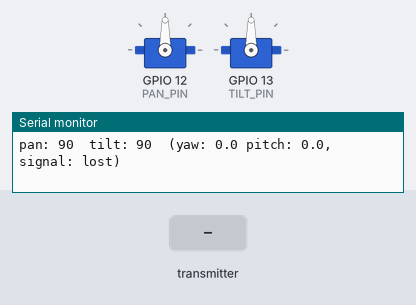
This program was run on a simulated ESP32. On the bench: 2 × servo, the last lines printed to the serial monitor. The inputs (shaded band) are chosen by the test bench.

Above: at 1.2 s.
1.3 s: the transmitter starts sending pitch = 50
At 2.8 s:
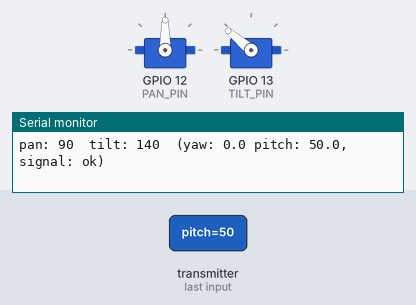
3.3 s: the transmitter starts sending yaw = 25
At 4.3 s:
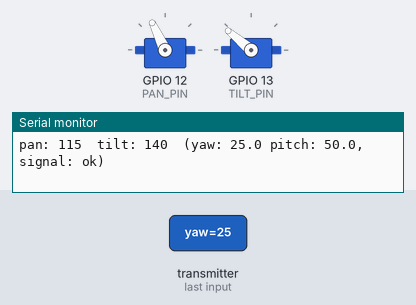
5.0 s: the transmitter starts sending pitch = 0
At 6.1 s:
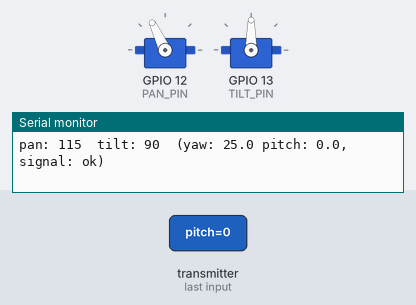
6.9 s: the transmitter starts sending yaw = 50
At 8.3 s:
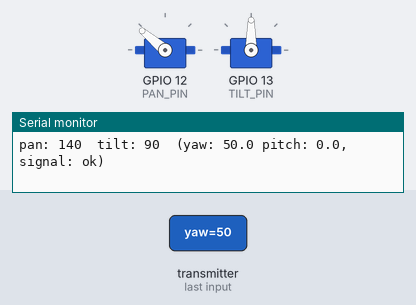
8.6 s: the transmitter starts sending pitch = 25
At 9.8 s:
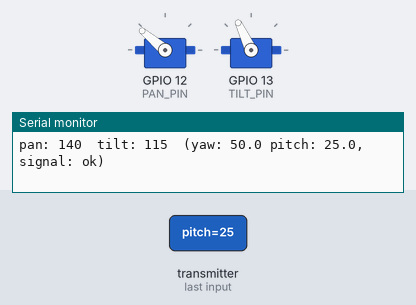
10.3 s: the transmitter starts sending yaw = 0
At 11.5 s:
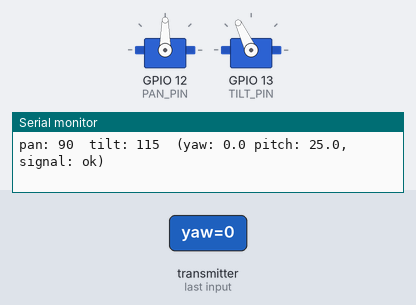
Timing chart, 0 to 13.2 s (numbered marks = the images above; inputs shaded):
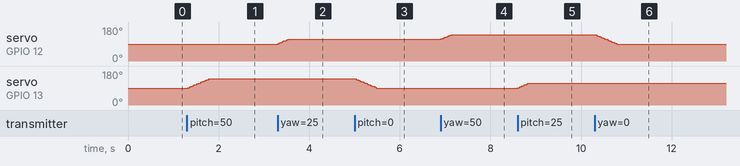

The program:

main.cpp
```cpp
// Tilt platform: receives head orientation from ../head-tracker over
// ESP-NOW and drives the pan/tilt servos to match — yaw controls pan,
// pitch controls tilt. Uses ESP-NOW broadcast, so no MAC address pairing
// is needed; any board broadcasting the matching packet struct on the
// same WiFi channel is picked up.
#include <Arduino.h>
#include <ESP32Servo.h>
#include <WiFi.h>
#include <esp_now.h>

// Servo pin assignment — must match the wiring in README.md
constexpr int PAN_PIN = 12;
constexpr int TILT_PIN = 13;

// Conservative default clear of most mounts' hard stops — narrow further
// once you've confirmed the exact range your bracket can clear without straining.
constexpr int ANGLE_MIN = 30;
constexpr int ANGLE_MAX = 150;
constexpr int CENTER_ANGLE = 90;

constexpr unsigned long UPDATE_INTERVAL_MS = 20;   // matches the servo's own ~50Hz update rate
constexpr int MAX_STEP_DEGREES = 2;                // slew limit per tick — eases toward the target
constexpr unsigned long SIGNAL_TIMEOUT_MS = 500;   // recenter if the head-tracker goes silent

// Must match the struct in head-tracker/src/main.cpp exactly.
struct OrientationPacket {
  float roll;
  float pitch;
  float yaw;
};

Servo panServo;
Servo tiltServo;

int panAngle = CENTER_ANGLE;
int tiltAngle = CENTER_ANGLE;

volatile float latestPitch = 0.0f;
volatile float latestYaw = 0.0f;
volatile unsigned long lastPacketMs = 0;

int stepToward(int current, int target, int maxStep) {
  if (target > current) {
    return min(current + maxStep, target);
  }
  if (target < current) {
    return max(current - maxStep, target);
  }
  return current;
}

void onDataReceived(const uint8_t *macAddr, const uint8_t *data, int len) {
  if (len != sizeof(OrientationPacket)) {
    return;
  }
  OrientationPacket packet;
  memcpy(&packet, data, sizeof(packet));
  latestPitch = packet.pitch;
  latestYaw = packet.yaw;
  lastPacketMs = millis();
}

void setup() {
  Serial.begin(115200);

  // Allow allocation of all timers so both servos can run independently
  ESP32PWM::allocateTimer(0);
  ESP32PWM::allocateTimer(1);

  panServo.setPeriodHertz(50);
  tiltServo.setPeriodHertz(50);
  panServo.attach(PAN_PIN, 500, 2400);
  tiltServo.attach(TILT_PIN, 500, 2400);

  WiFi.mode(WIFI_STA);
  Serial.print("This board's MAC address: ");
  Serial.println(WiFi.macAddress());

  if (esp_now_init() != ESP_OK) {
    Serial.println("ESP-NOW init failed");
    return;
  }
  esp_now_register_recv_cb(onDataReceived);
  Serial.println("Waiting for head-tracker packets...");
}

void loop() {
  static unsigned long lastUpdateMs = 0;
  unsigned long now = millis();
  if (now - lastUpdateMs < UPDATE_INTERVAL_MS) {
    return;
  }
  lastUpdateMs = now;

  int panTarget = CENTER_ANGLE;
  int tiltTarget = CENTER_ANGLE;

  bool signalFresh = lastPacketMs != 0 && (now - lastPacketMs) < SIGNAL_TIMEOUT_MS;
  if (signalFresh) {
    panTarget = constrain(CENTER_ANGLE + (int)latestYaw, ANGLE_MIN, ANGLE_MAX);
    tiltTarget = constrain(CENTER_ANGLE + (int)latestPitch, ANGLE_MIN, ANGLE_MAX);
  }

  panAngle = stepToward(panAngle, panTarget, MAX_STEP_DEGREES);
  tiltAngle = stepToward(tiltAngle, tiltTarget, MAX_STEP_DEGREES);

  panServo.write(panAngle);
  tiltServo.write(tiltAngle);

  Serial.printf("pan: %d  tilt: %d  (yaw: %.1f pitch: %.1f, signal: %s)\n", panAngle, tiltAngle,
                latestYaw, latestPitch, signalFresh ? "ok" : "lost");
}
```

Measured:
- after the input at 1.3 s, servo on GPIO 13 (TILT_PIN): moves from 90° to 140° over 0.48 s, starting at once
- after the input at 3.3 s, servo on GPIO 12 (PAN_PIN): 90° → 115° at once
- after the input at 5.0 s, servo on GPIO 13 (TILT_PIN): moves from 140° to 90° over 0.48 s, starting at once
- after the input at 6.9 s, servo on GPIO 12 (PAN_PIN): 115° → 140° at once
- after the input at 8.6 s, servo on GPIO 13 (TILT_PIN): 90° → 115° at once
- after the input at 10.3 s, servo on GPIO 12 (PAN_PIN): moves from 140° to 90° over 0.48 s, starting at once
